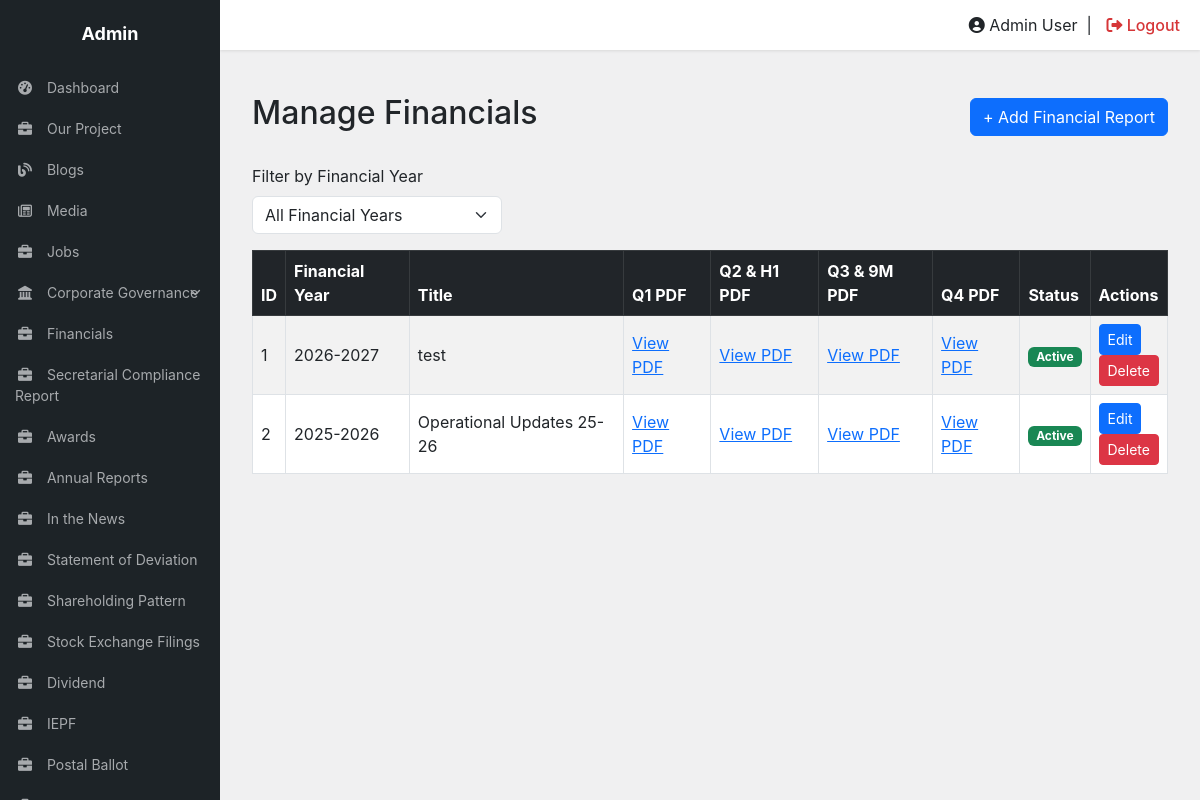
The app's page /crm/financials/index.php with its own data.
### tables this page shows
CREATE TABLE `financial_reports` (
  `id` int(11) NOT NULL,
  `financial_year` varchar(9) NOT NULL,
  `title` varchar(255) NOT NULL,
  `q1_pdf` varchar(500) DEFAULT NULL,
  `q2_h1_pdf` varchar(500) DEFAULT NULL,
  `q3_9m_pdf` varchar(500) DEFAULT NULL,
  `q4_fy_pdf` varchar(500) DEFAULT NULL,
  `status` tinyint(1) NOT NULL DEFAULT '1',
  `created_at` timestamp NOT NULL DEFAULT CURRENT_TIMESTAMP
);

### crm/financials/index.php (the view, shortened to what this page needs)
<?php
require_once '../../dbc.php';
$sql = "SELECT * FROM financial_reports ORDER BY financial_year DESC, id DESC";
$result = mysqli_query($conn, $sql);
include '../includes/header.php';
?>
<div class="container-fluid py-4">
    <div class="d-flex justify-content-between align-items-center mb-4">
        <h2>Manage Financials</h2>
        <a href="add.php" class="btn btn-primary">+ Add Financial Report</a>
    </div>
    <div class="mb-3">
        <label for="yearFilter" class="form-label">Filter by Financial Year</label>
        <select id="yearFilter" class="form-select" style="max-width:250px;">
            <option value="">All Financial Years</option>
        </select>
    </div>
    <div class="table-responsive">
        <table class="table table-bordered table-striped align-middle" id="financialTable">
            <thead class="table-dark">
                <tr>
                    <th>ID</th>
                    <th>Financial Year</th>
                    <th>Title</th>
                    <th>Q1 PDF</th>
                    <th>Q2 &amp; H1 PDF</th>
                    <th>Q3 &amp; 9M PDF</th>
                    <th>Q4 PDF</th>
                    <th>Status</th>
                    <th>Actions</th>
                </tr>
            </thead>
            <tbody>
                <?php if ($result && mysqli_num_rows($result) > 0) { ?>
                    <?php while ($row = mysqli_fetch_assoc($result)) { ?>
                        <tr data-year="<?= htmlspecialchars($row['financial_year'], ENT_QUOTES, 'UTF-8') ?>">
                            <td><?= (int)$row['id'] ?></td>
                            <td><?= htmlspecialchars($row['financial_year'], ENT_QUOTES, 'UTF-8') ?></td>
                            <td><?= htmlspecialchars($row['title'], ENT_QUOTES, 'UTF-8') ?></td>
                            <?php
                            foreach (['q1_pdf', 'q2_h1_pdf', 'q3_9m_pdf', 'q4_fy_pdf'] as $column) {
                                $path = $row[$column] ?? '';
                                echo '<td>';
                                if ($path !== '') {
                                    echo '<a href="../../' .
                                        htmlspecialchars(ltrim($path, '/'), ENT_QUOTES, 'UTF-8') .
                                        '" target="_blank" rel="noopener noreferrer">View PDF</a>';
                                } else {
                                    echo '—';
                                }
                                echo '</td>';
                            }
                            ?>
                            <td>
                                <?php if ((int)$row['status'] === 1) { ?>
                                    <span class="badge bg-success">Active</span>
                                <?php } else { ?>
                                    <span class="badge bg-secondary">Inactive</span>
                                <?php } ?>
                            </td>
                            <td class="text-nowrap">
                               <a href="edit.php?id=<?= (int)$row['id'] ?>"
   class="btn btn-primary btn-sm">Edit</a>
                                <form action="delete.php" method="POST"
      onsubmit="return confirm('Are you sure you want to delete this report?');">
    <button type="submit" class="btn btn-danger btn-sm">
        Delete
    </button>
</form>
                            </td>
                        </tr>
                    <?php } ?>
                <?php } else { ?>
                    <tr>
                        <td colspan="9" class="text-center">No financial reports found.</td>
                    </tr>
                <?php } ?>
            </tbody>
        </table>
    </div>
</div>
<?php include '../includes/footer.php'; ?>

### crm/includes/header.php (style rules this page uses)
body { background-color: #f0f0f1; font-family: -apple-system, BlinkMacSystemFont, "Segoe UI", Roboto, Oxygen-Sans, Ubuntu, Cantarell, "Helvetica Neue", sans-serif; margin: 0; overflow-x: hidden; }

### records on screen
financial_reports: id "1", financial_year "2026-2027", title "test", status "Active"
financial_reports: id "2", financial_year "2025-2026", title "Operational Updates 25-26", status "Active"
